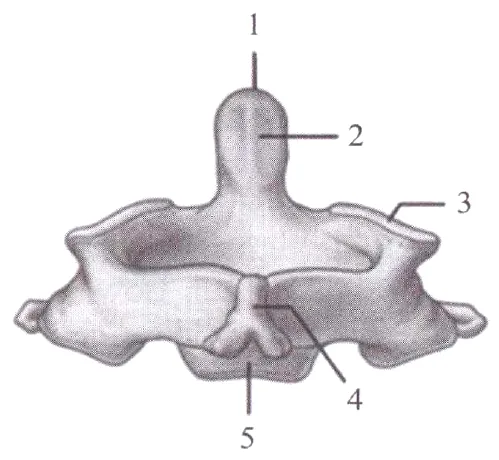
#> input picture data/img/ant/t01_aksis.webp, 499 x 460 px, given as the content of the folder aude/medatlas-/data/img/../../../data/img/ant/t01_aksis.webp, which was not available
$ python lbox.py ../../../data/img/ant/t01_aksis.webp
#> lines starting #> are read from the running program, lines starting #| are printed output that depends on the picture; after the words box and inside, x2 and y2 are one past the last pixel; in counts of white or black regions, pixels touching at a corner belong together
# python3 lbox.py BOOK — rasmlardagi "oq kvadrat ichidagi harf" belgilarini topadi → lbox_BOOK.json + lbox_BOOK_NN.png (kesmalar varag'i)
import sys, glob, os, json, re
import numpy as np, cv2
from PIL import Image, ImageDraw, ImageFont
R = "/home/claude/medatlas-"; book = sys.argv[1]
def key(p):
    m = re.search(r"p(\d+)_(\d+)", p); return (int(m.group(1)), int(m.group(2))) if m else (9999, 0)
res = []
for p in sorted(glob.glob(f"{R}/data/img/{book}/*.webp"), key=key):
    im = Image.open(p).convert("RGB"); a = np.asarray(im).astype(int)
#> further down, im is the input picture: PIL image 499x460 RGB; mean R, G, B 233.5, 231.7, 233.6
    luma = (a[..., 0] * 299 + a[..., 1] * 587 + a[..., 2] * 114) // 1000
    H, W = luma.shape
#> H = 460; W = 499
    wh = (luma > 215).astype(np.uint8)
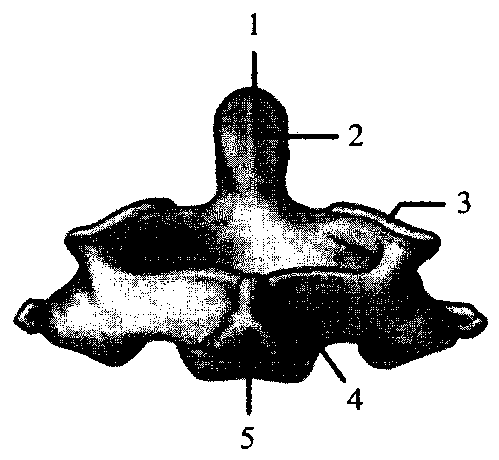
#> wh: shape (460, 499); values 0 (black) and 1 (white), 77.8% white; 602 black regions (595 under 20 px), largest, box (x1, y1, x2, y2) and area: (13, 51, 488, 416) 49420, (347, 388, 363, 410) 138, (349, 124, 363, 146) 125
    n, lab, st, _ = cv2.connectedComponentsWithStats(wh, 4)
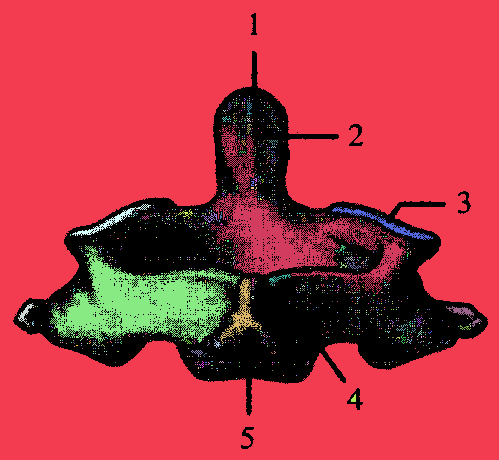
#> lab: shape (460, 499) int32; 1162 distinct labels, from 0 to 1161; one colour per label, 0 black
#> n = 1162; st = 1162 rows, first 6: [13, 13, 475, 436, 51051], [0, 0, 499, 460, 159410], [239, 95, 1, 1, 1], [249, 96, 1, 1, 1], [233, 99, 1, 1, 1], [236, 98, 1, 1, 1]
    for i in range(1, n):
        x, y, w, h, area = st[i]
        if not (8 <= w <= 34 and 8 <= h <= 34 and 0.7 <= w / h <= 1.45): continue
        if area < 0.5 * w * h: continue
        if x < 2 or y < 2 or x + w > W - 2 or y + h > H - 2:
            pass
        # ichida to'q glif bormi
        inner = luma[y + 1:y + h - 1, x + 1:x + w - 1]
        dark = (inner < 110).sum()
        if dark < 5 or dark > 0.45 * inner.size: continue
        # atrofi (halqa) to'qroq bo'lsin: ramka yoki rasm
        x0, y0, x1, y1 = max(0, x - 2), max(0, y - 2), min(W - 1, x + w + 1), min(H - 1, y + h + 1)
        ring = np.concatenate([luma[y0, x0:x1 + 1], luma[y1, x0:x1 + 1], luma[y0:y1 + 1, x0], luma[y0:y1 + 1, x1]])
        if (ring < 200).mean() < 0.6: continue
        res.append({"img": os.path.basename(p)[:-5], "box": [int(x), int(y), int(x + w - 1), int(y + h - 1)]})
#> this loop made 1161 passes
#> (x, y, w, h, area) on passes 1, 21: (0, 0, 499, 460, 159410), (247, 102, 5, 13, 29)
#> after the loop, res = []
json.dump(res, open(f"lbox_{book}.json", "w"))
font = ImageFont.truetype("/usr/share/fonts/truetype/dejavu/DejaVuSans-Bold.ttf", 11)
per = 120; cols = 12; cw, ch = 110, 86
for si in range(0, len(res), per):
    chunk = res[si:si + per]
    S = Image.new("RGB", (cols * cw, ((len(chunk) + cols - 1) // cols) * ch), (40, 40, 40)); d = ImageDraw.Draw(S)
    for j, r in enumerate(chunk):
        im = Image.open(f"{R}/data/img/{book}/{r['img']}.webp").convert("RGB")
        x0, y0, x1, y1 = r["box"]
        c = im.crop((max(0, x0 - 8), max(0, y0 - 8), min(im.width, x1 + 9), min(im.height, y1 + 9)))
        k = min(3, 100 / c.width, 62 / c.height); c = c.resize((int(c.width * k), int(c.height * k)), Image.LANCZOS)
        X, Y = (j % cols) * cw, (j // cols) * ch
        S.paste(c, (X + 4, Y + 18)); d.text((X + 3, Y + 2), f"{si + j}:{r['img'][1:]}", fill=(255, 255, 0), font=font)
    S.save(f"lbox_{book}_{si // per + 1:02d}.png")
print(book, len(res))
#| ../../../data/img/ant/t01_aksis.webp 0

$ run again, on data/img/bio/t02_sentrosoma.webp
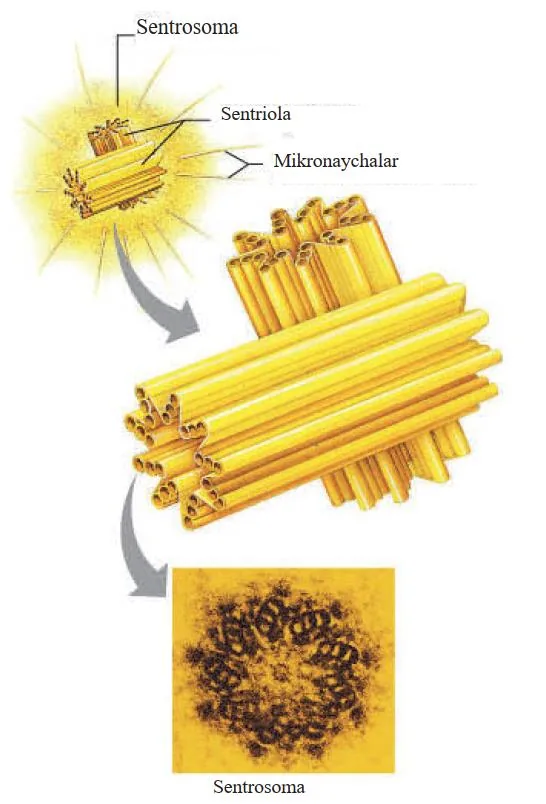
#> input picture data/img/bio/t02_sentrosoma.webp, 546 x 804 px, given as the content of the folder medatlas-/data/img/../../../data/img/bio/t02_sentrosoma.webp, which was not available
#> im is the input picture: PIL image 546x804 RGB; mean R, G, B 238.6, 226.1, 189.8
#> `wh = (luma > 215).astype(np.uint8)`:
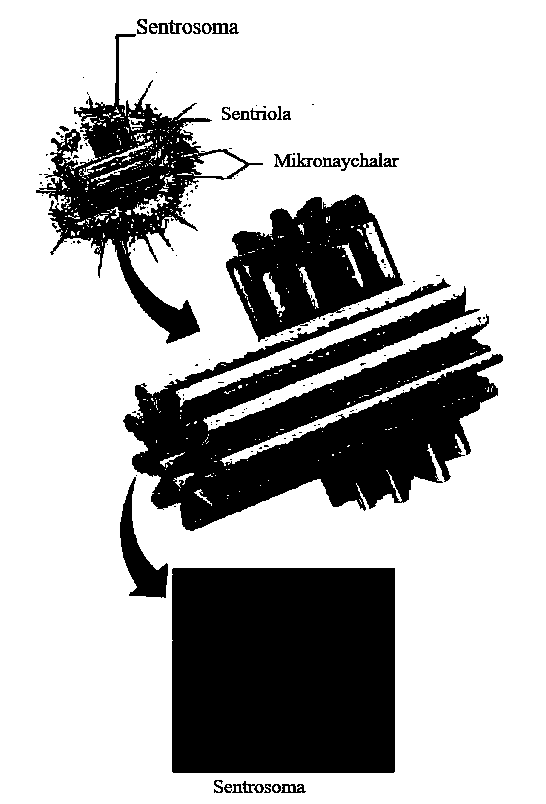
#> wh: shape (804, 546); values 0 (black) and 1 (white), 71% white; 149 black regions (113 under 20 px), largest, box (x1, y1, x2, y2) and area: (172, 568, 395, 773) 45710, (123, 278, 503, 531) 45009, (36, 34, 263, 344) 17184
#> `n, lab, st, _ = cv2.connectedComponentsWithStats(wh, 4)`:
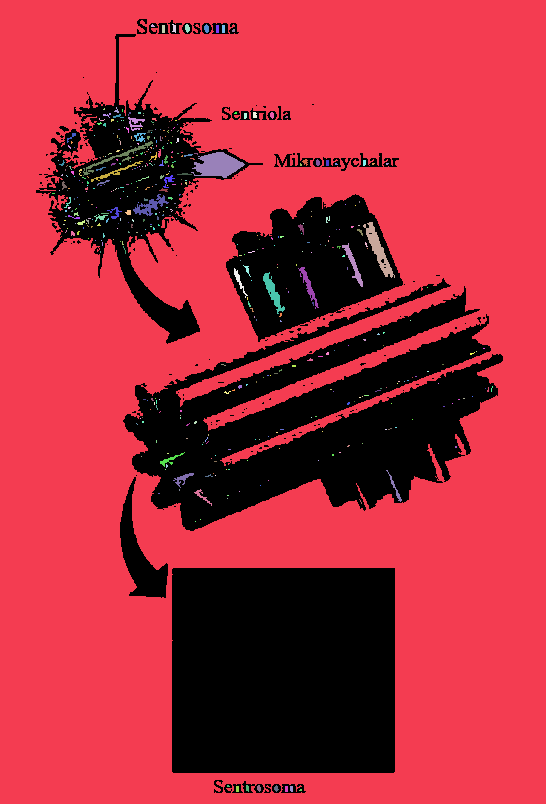
#> lab: shape (804, 546) int32; 465 distinct labels, from 0 to 464; one colour per label, 0 black
#> n = 465; st = 465 rows, first 6: [36, 19, 467, 774, 127278], [0, 0, 546, 804, 306126], [151, 24, 4, 3, 8], [162, 25, 3, 8, 24], [172, 24, 4, 9, 25], [185, 24, 5, 9, 33]
#> the loop `for i in range(1, n):` made 464 passes
#> after the loop `for i in range(1, n):`: res = []
#| ../../../data/img/bio/t02_sentrosoma.webp 0

$ run again, on data/img/bio/t02_yadro.webp
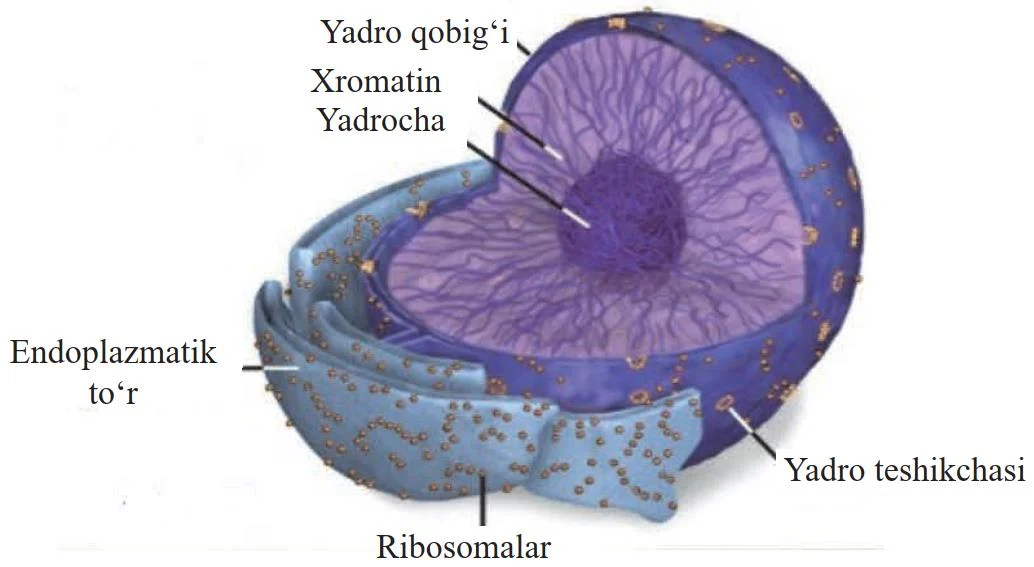
#> input picture data/img/bio/t02_yadro.webp, 1034 x 567 px, given as the content of the folder aude/medatlas-/data/img/../../../data/img/bio/t02_yadro.webp, which was not available
#> im is the input picture: PIL image 1034x567 RGB; mean R, G, B 200.5, 197.7, 213.6
#> `wh = (luma > 215).astype(np.uint8)`:
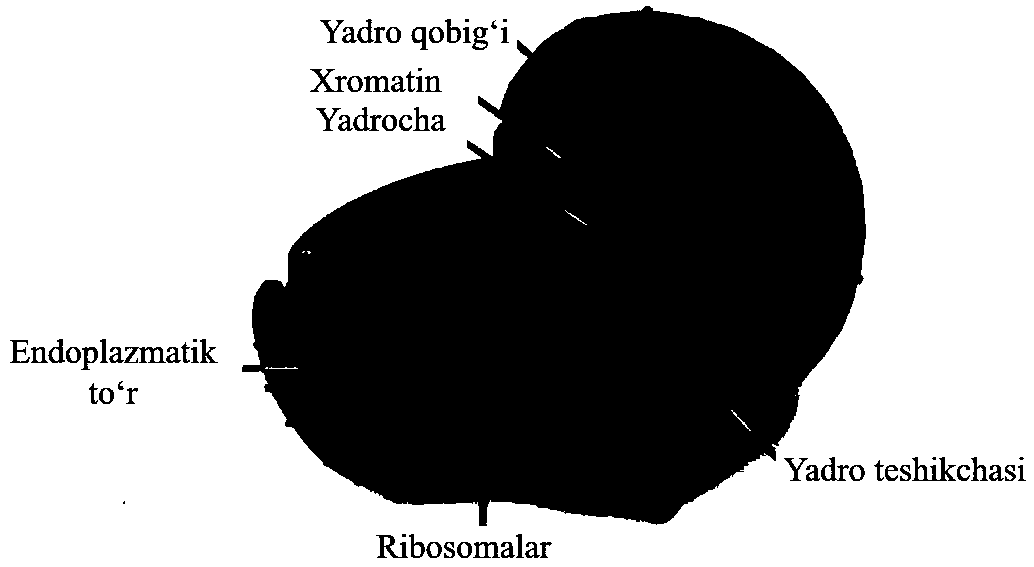
#> wh: shape (567, 1034); values 0 (black) and 1 (white), 60.7% white; 74 black regions (8 under 20 px), largest, box (x1, y1, x2, y2) and area: (242, 6, 866, 526) 221336, (912, 457, 956, 481) 399, (124, 347, 166, 363) 319
#> `n, lab, st, _ = cv2.connectedComponentsWithStats(wh, 4)`:
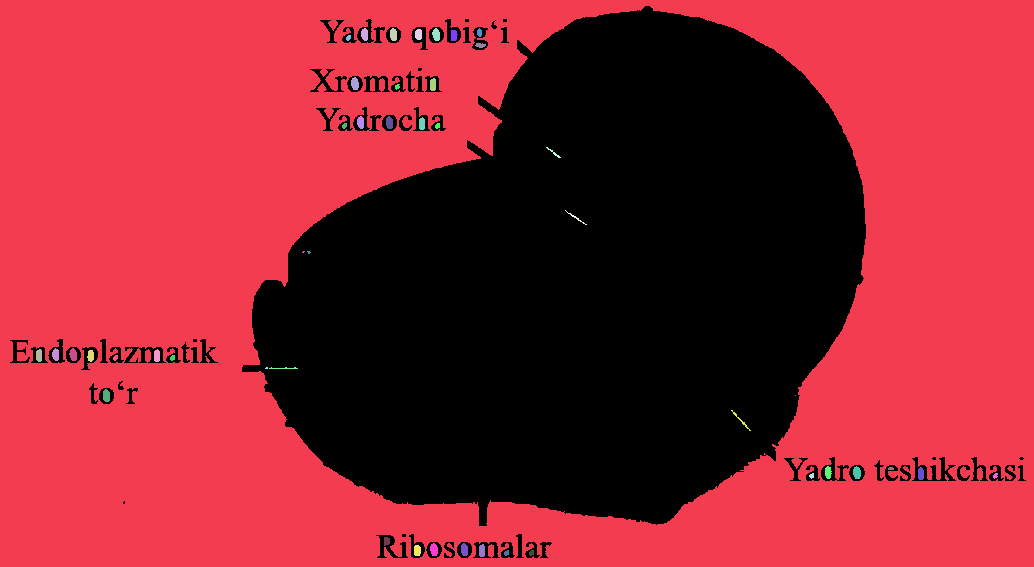
#> lab: shape (567, 1034) int32; 47 distinct labels, from 0 to 46; one colour per label, 0 black
#> n = 47; st = 47 rows, first 6: [10, 6, 1016, 552, 230329], [0, 0, 1034, 567, 353728], [361, 28, 7, 13, 75], [390, 28, 7, 13, 78], [415, 29, 7, 11, 69], [432, 28, 8, 13, 79]
#> the loop `for i in range(1, n):` made 46 passes
#> (x, y, w, h, area) on passes 1 to 8: (0, 0, 1034, 567, 353728), (361, 28, 7, 13, 75), (390, 28, 7, 13, 78), (415, 29, 7, 11, 69), (432, 28, 8, 13, 79), (477, 28, 5, 9, 35), (451, 30, 7, 11, 65), (346, 35, 5, 6, 23)
#> after the loop `for i in range(1, n):`: res = []
#| ../../../data/img/bio/t02_yadro.webp 0

$ run again, on data/img/bkm/p100_19.webp
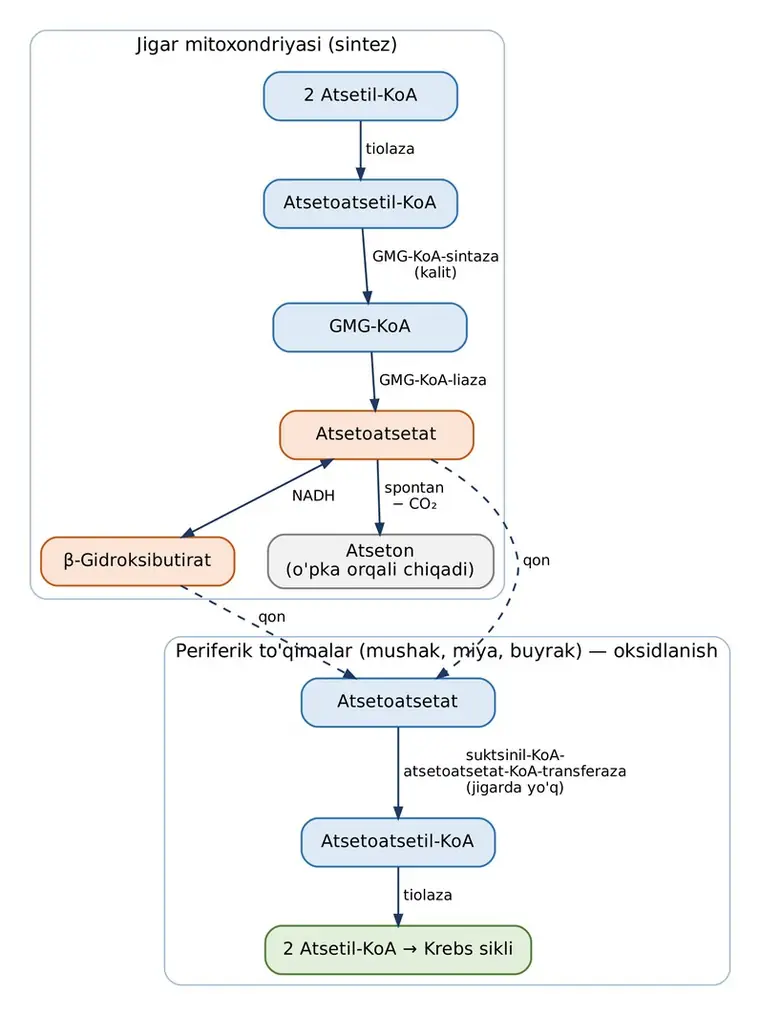
#> input picture data/img/bkm/p100_19.webp, 760 x 1015 px, given as the content of the folder claude/medatlas-/data/img/../../../data/img/bkm/p100_19.webp, which was not available
#> im is the input picture: PIL image 760x1015 RGB; mean R, G, B 245.4, 246.4, 246.4
#> `luma = (a[..., 0] * 299 + a[..., 1] * 587 + a[..., 2] * 114) // 1000`:
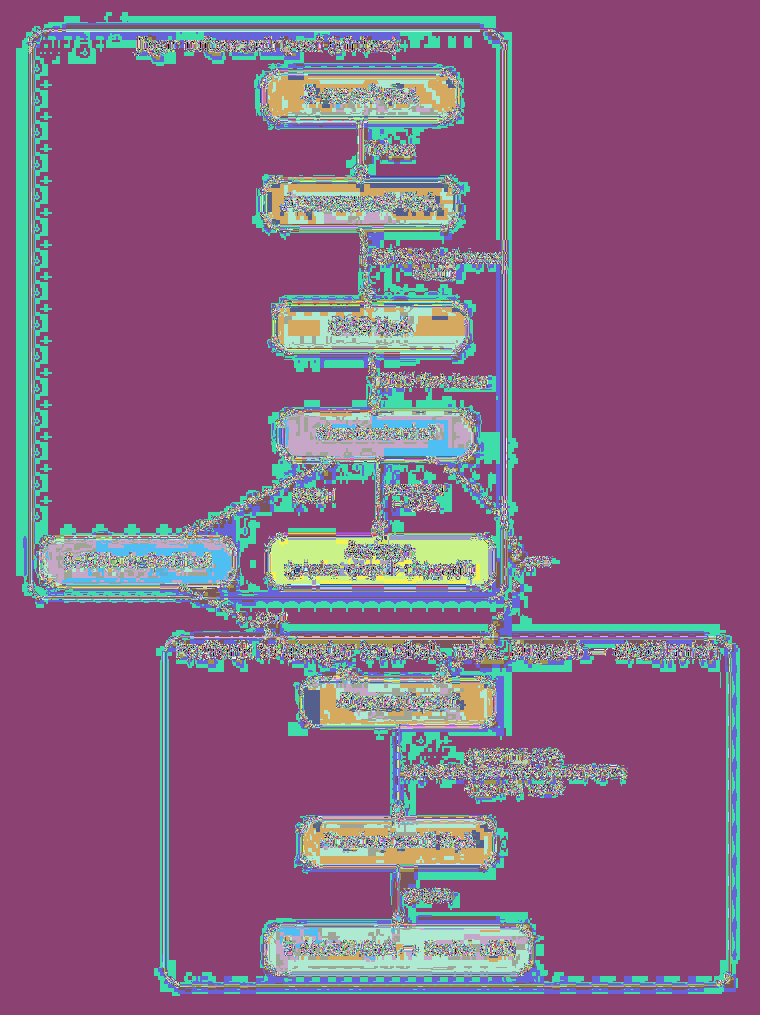
#> luma: shape (1015, 760) int64; 256 distinct labels, from 0 to 255; one colour per label, 0 black
#> wh: shape (1015, 760); values 0 (black) and 1 (white), 95.1% white; black in thin lines or dots, all inside (x1, y1, x2, y2) = (30, 30, 731, 986)
#> `n, lab, st, _ = cv2.connectedComponentsWithStats(wh, 4)`:
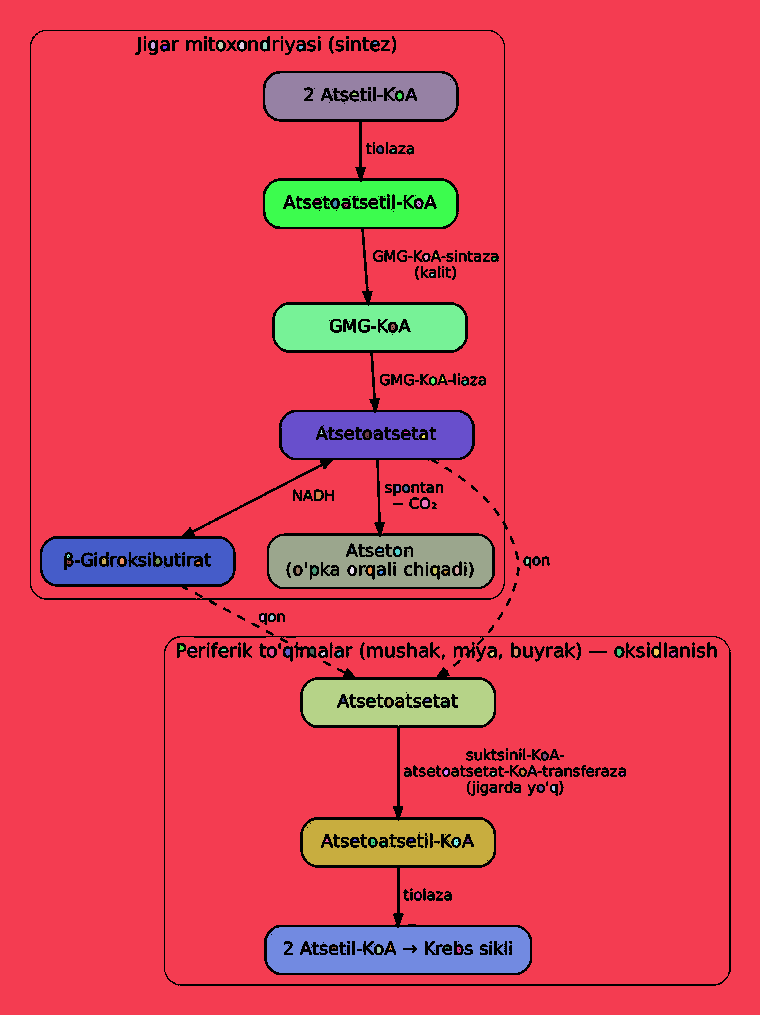
#> lab: shape (1015, 760) int32; 134 distinct labels, from 0 to 133; one colour per label, 0 black
#> n = 134; st = 134 rows, first 6: [30, 30, 701, 956, 38128], [0, 0, 760, 1015, 658976], [151, 42, 4, 7, 24], [218, 42, 5, 7, 29], [239, 42, 5, 7, 28], [263, 42, 4, 7, 26]
#> the loop `for i in range(1, n):` made 133 passes
#> (x, y, w, h, area) on passes 1, 2, 3, 4, 5, 9, 12, 17: (0, 0, 760, 1015, 658976), (151, 42, 4, 7, 24), (218, 42, 5, 7, 29), (239, 42, 5, 7, 28), (263, 42, 4, 7, 26), (265, 73, 191, 46, 7793), (397, 93, 5, 6, 24), (265, 181, 191, 46, 7432)
#> after the loop `for i in range(1, n):`: res = []
#| ../../../data/img/bkm/p100_19.webp 0
